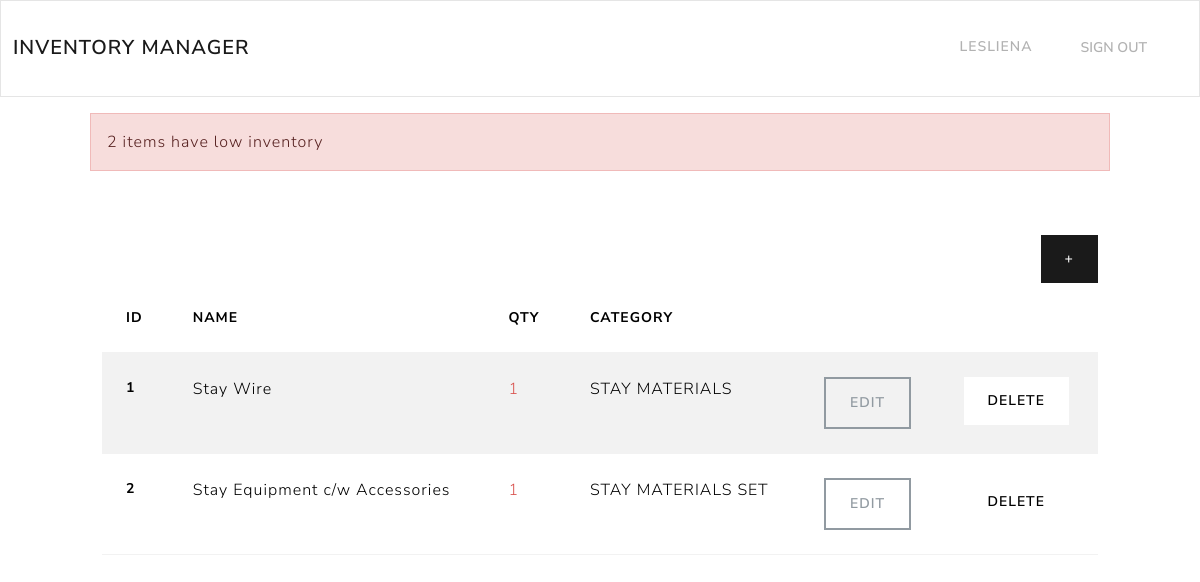
Page /dashboard/ (signed in) on the earlier database version.
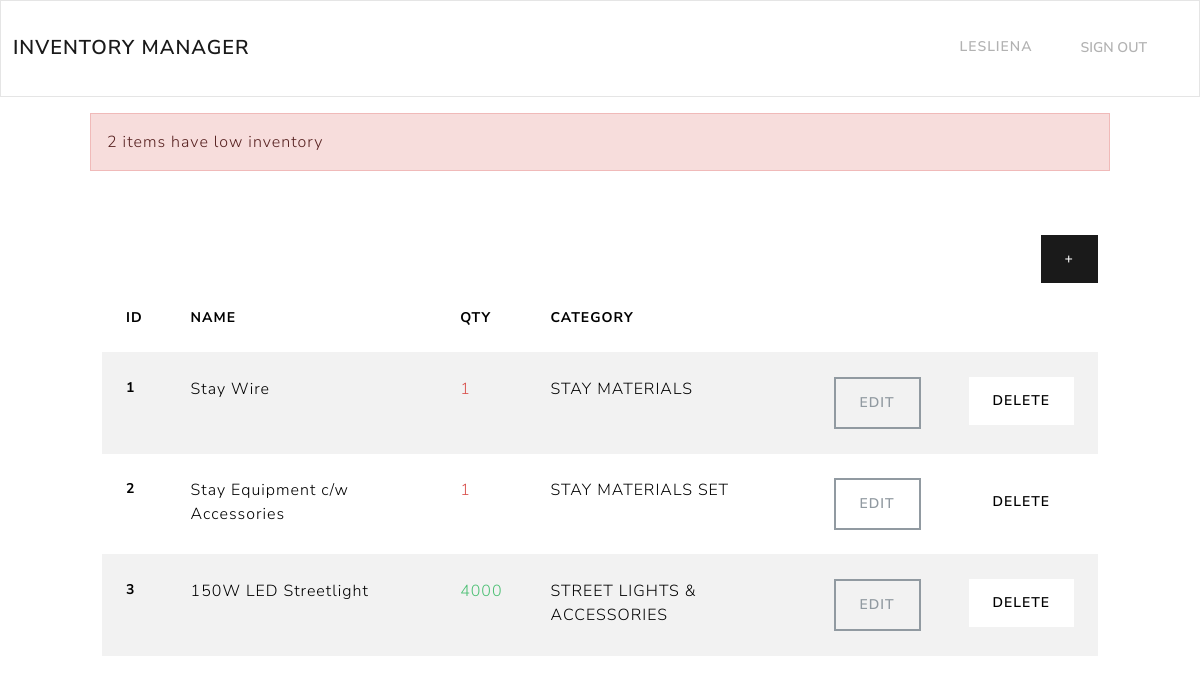
Same page on the later database version.
### Inventory/models.py (models this page shows, shortened)
class InventoryItem(models.Model):
    name = models.CharField(max_length=200)
    quantity = models.IntegerField()
    category = models.ForeignKey('Category', on_delete=models.SET_NULL, blank=True, null=True)
    code = models.CharField(max_length=200)
    unit = models.ForeignKey('Unit', on_delete=models.CASCADE)
    date_created = models.DateTimeField(auto_now_add=True)
    user = models.ForeignKey(User, on_delete=models.CASCADE)

class Category(models.Model):
    name = models.CharField(max_length=200)
    class Meta:
        verbose_name_plural = 'categories'

### Inventory/views.py (the view)
# urls.py: path('dashboard/', Dashboard.as_view(), name='dashboard'),
class Dashboard(LoginRequiredMixin, View):
    def get(self, request):
        items = InventoryItem.objects.filter(user=self.request.user.id).order_by('id')
        low_inventory = InventoryItem.objects.filter(
            user=self.request.user.id,
            quantity__lte=LOW_QUANTITY
        )
        if low_inventory.count() > 0:
            if low_inventory.count() > 1:
                messages.error(request, f'{low_inventory.count()} items have low inventory')
            else:
                messages.error(request, f'{low_inventory.count()} item has low inventory')
        low_inventory_ids = InventoryItem.objects.filter(
			user=self.request.user.id,
			quantity__lte=LOW_QUANTITY
		).values_list('id', flat=True)
        return render(request, 'Inventory/dashboard.html', {'items': items, 'low_inventory_ids' : low_inventory_ids})

### Inventory/templates/Inventory/dashboard.html (shortened to what this page needs)
{% extends 'Inventory/base.html' %}
{% block content %}
	{% if messages %}
		<div class="row mt-3">
			{% for message in messages %}
				{% if message.tags == 'error' %}
					<div class="col-md-10 col-12 mx-auto alert alert-danger">
						{{ message }}
					</div>
				{% else %}
					<div class="col-md-10 col-12 mx-auto alert alert-success">
						{{ message }}
					</div>
				{% endif %}
			{% endfor %}
		</div>
	{% endif %}
	<div class="row">
		<div class="col-md-10 col-12 mx-auto mt-5">
			<div class="d-flex justify-content-end">
				<a href="{% url 'add-item' %}" class="btn btn-primary">+</a>
			</div>
			<table class="table table-hover table-striped">
				<thead>
					<tr>
						<th scope="col">ID</th>
						<th scope="col">Name</th>
						<th scope="col">Qty</th>
						<th scope="col">Category</th>
						<th scope="col"></th>
						<th scope="col"></th>
					</tr>
				</thead>
				<tbody>
					{% for item in items %}
					<tr>
						<th scope="row">{{ item.id }}</th>
						<td>{{ item.name }}</td>
						{% if item.id in low_inventory_ids %}
							<td class="text-danger">{{ item.quantity }}</td>
						{% else %}
							<td class="text-success">{{ item.quantity }}</td>
						{% endif %}
						<td>{{ item.category.name }}</td>
						<td><a href="{% url 'edit-item' item.id %}" class="btn btn-outline-secondary">Edit</a></td>
						<td><a href="{% url 'delete-item' item.id %}" class="btn btn-secondary">Delete</a></td>
					</tr>
					{% endfor %}
				</tbody>
			</table>
		</div>
	</div>
{% endblock content %}

### Inventory/templates/Inventory/base.html (shortened to what this page needs)
<!DOCTYPE html>
<html lang="en">
<head>
    <link href="https://bootswatch.com/5/lux/bootstrap.min.css" rel="stylesheet">
</head>
<body>
    {% include 'Inventory/navigation.html' %}
    {% block content %}
    {% endblock content %}
</body>
</html>

### Inventory/templates/Inventory/navigation.html (shortened to what this page needs)
<nav class="navbar navbar-expand-lg bg-light">
    <div class="container-fluid">
        <a class="navbar-brand" href="{% url 'index' %}">Inventory Manager</a>
        <div class="collapse navbar-collapse justify-content-end" id="navbarNav">
            <ul class="navbar-nav">
                {% if user.is_authenticated %}
                    <li class="nav-item">
                        <a class="nav-link" href="#">{{ user.username }}</a>
                    </li>
                    <li class="nav-item">
                        <form action="{% url 'logout' %}" method="post" style="display:inline;">
                            <button type="submit" class="btn btn-link nav-link">Sign Out</button>
                        </form>
                    </li>
                {% endif %}
            </ul>
        </div>
    </div>
</nav>

Differences in the rows shown:
added InventoryItem: id "3", name "150W LED Streetlight", quantity "4000", category.name "STREET LIGHTS & ACCESSORIES"
